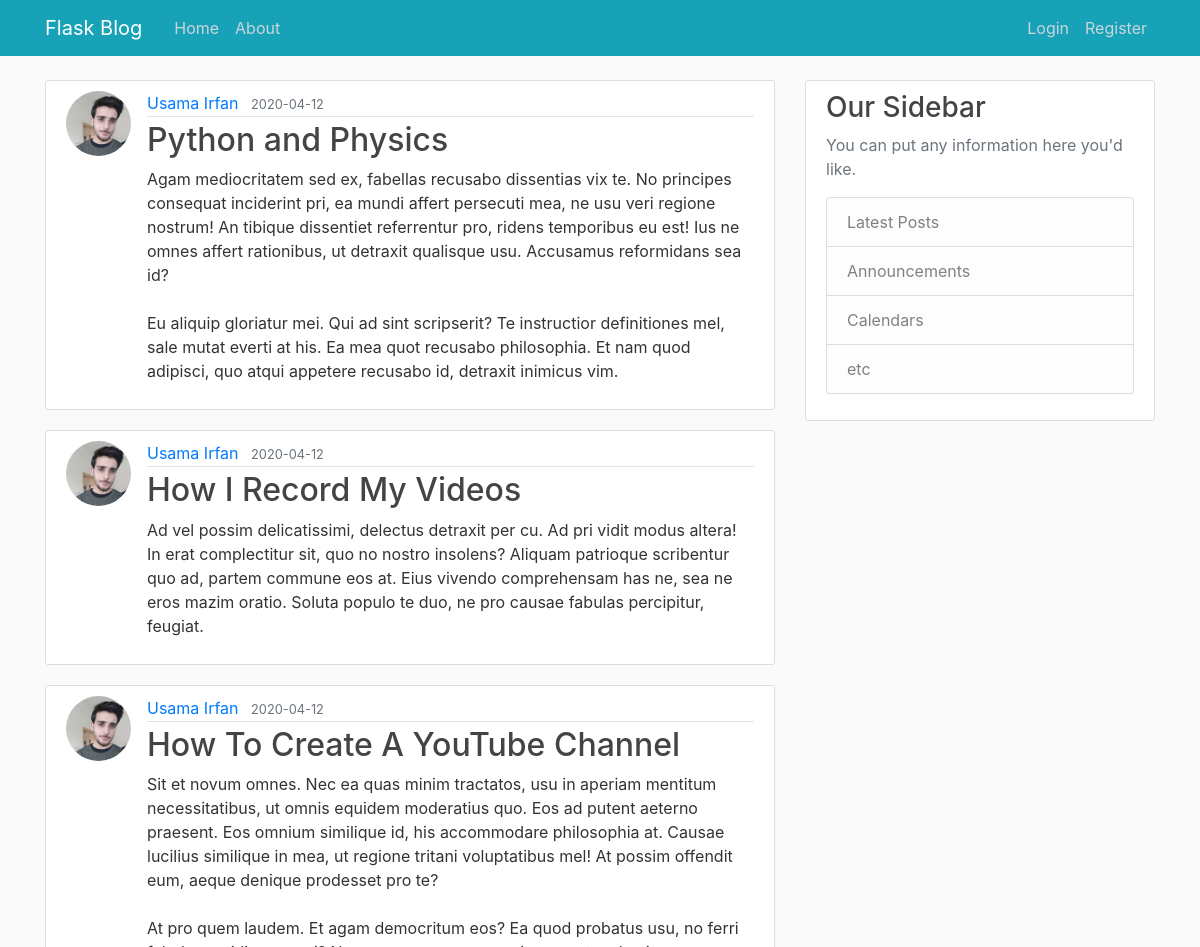
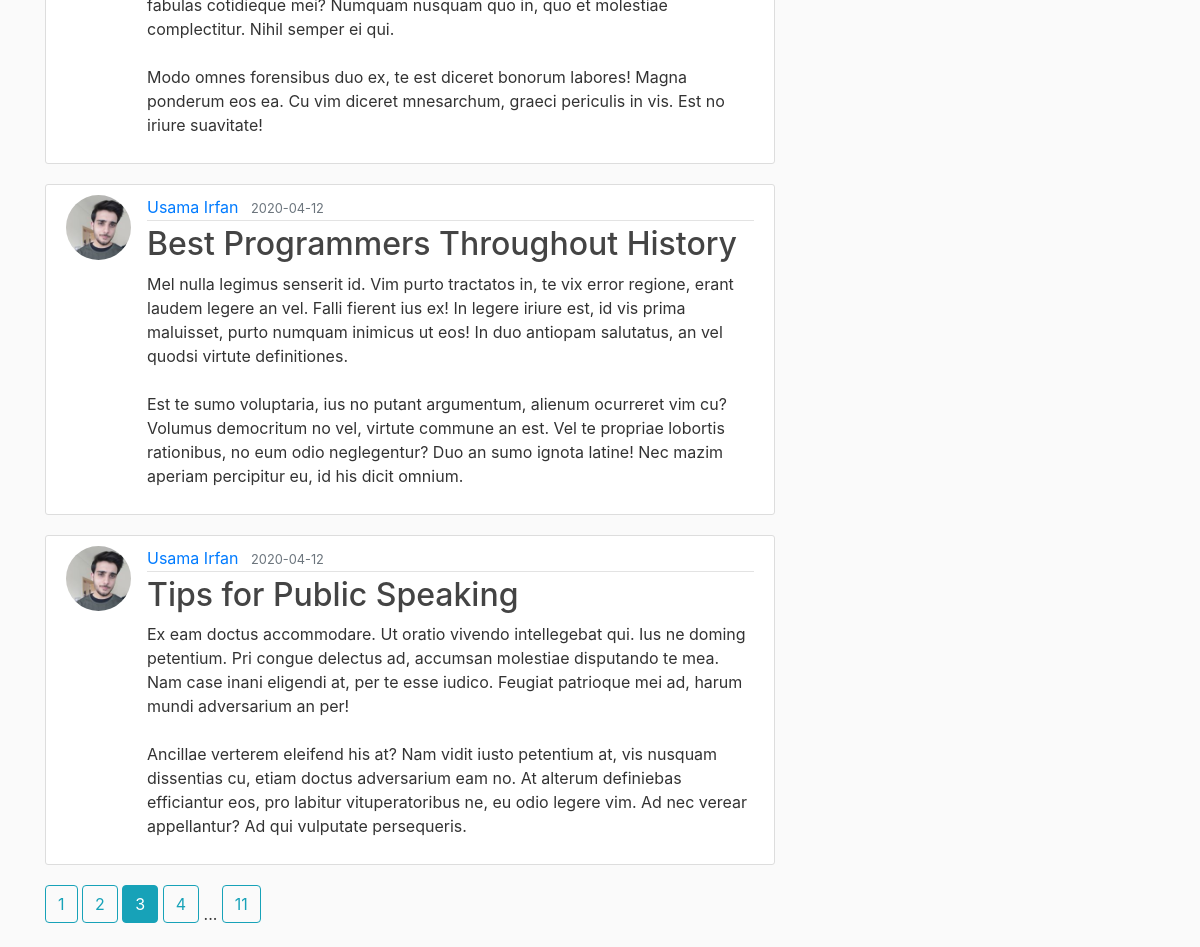
Screenshot of /home?page=3 with the database file from the repository (2 pictures, top to bottom).
### flaskblog/models.py (models this page shows, shortened)
class Post(db.Model):
    id = db.Column(db.Integer, primary_key=True)
    title = db.Column(db.String(100), nullable=False)
    date_posted = db.Column(db.DateTime, nullable=False, default=datetime.utcnow)
    content = db.Column(db.Text, nullable=False)
    user_id = db.Column(db.Integer, db.ForeignKey('user.id'), nullable=False)

class User(db.Model, UserMixin):
    id = db.Column(db.Integer, primary_key=True)
    username = db.Column(db.String(20), unique=True, nullable=False)
    email = db.Column(db.String(120), unique=True, nullable=False)
    image_file = db.Column(db.String(20), nullable=False, default='default.jpg')
    password = db.Column(db.String(60), nullable=False)
    posts = db.relationship('Post', backref='author', lazy=True)

### flaskblog/main/routes.py (the view)
@main.route("/")
@main.route("/home")
def home():
    page = request.args.get('page', 1, type=int)
    posts = Post.query.order_by(Post.date_posted.desc()).paginate(page=page, per_page=5)
    return render_template('home.html', posts=posts)

### flaskblog/templates/home.html
{% extends "layout.html" %}
{% block content%}
    {% for post in posts.items %}
    <article class="media content-section">
      <img class="rounded-circle article-img" src="{{ url_for('static', filename='profile_pics/' + post.author.image_file) }}">
        <div class="media-body">
          <div class="article-metadata">
            <a class="mr-2" href="{{ url_for('users.user_posts', username=post.author.username) }}">{{ post.author.username }}</a>
            <small class="text-muted">{{ post.date_posted.strftime('%Y-%m-%d') }}</small>
          </div>
          <h2><a class="article-title" href="{{ url_for('posts.post', post_id=post.id)}}">{{ post.title }}</a></h2>
          <p class="article-content">{{ post.content }}</p>
        </div>
      </article>
    {% endfor %}
    {% for page_num in posts.iter_pages(left_edge=1, right_edge=1, left_current=1, right_current=2) %}
      {% if page_num %}
        {% if posts.page == page_num %}
          <a class="btn btn-info mb-4" href="{{ url_for('main.home', page=page_num) }}">{{ page_num }}</a>
        {% else %}
          <a class="btn btn-outline-info mb-4" href="{{ url_for('main.home', page=page_num) }}">{{ page_num }}</a>
        {% endif %}
      {% else %}
        ...
      {% endif %}
    {% endfor %}
{% endblock content %}

### flaskblog/static/main.css (style rules this page uses)
body { background: #fafafa; color: #333333; margin-top: 5rem; }
h1, h2, h3, h4, h5, h6 { color: #444444; }
.content-section { background: #ffffff; padding: 10px 20px; border: 1px solid #dddddd; border-radius: 3px; margin-bottom: 20px; }
.article-title { color: #444444; }
.article-content { white-space: pre-line; }
.article-img { height: 65px; width: 65px; margin-right: 16px; }
.article-metadata { padding-bottom: 1px; margin-bottom: 4px; border-bottom: 1px solid #e3e3e3 }

### rows the page displays
Post: image_file (picture), author.username "Usama Irfan", date_posted "2020-04-12", title "Python and Physics", content "Agam mediocritatem sed ex, fabellas recusabo dissentias vix te. No principes consequat inciderint pri, ea mundi affert persecuti mea, ne usu veri regione nostrum! An tibique dissentiet referrentur pro, ridens temporibus eu est! Ius ne omnes affert rationibus, ut detraxit qualisque usu. Accusamus reformidans sea id? Eu aliquip gloriatur mei. Qui ad sint scripserit? Te instructior definitiones mel, sale mutat everti at his. Ea mea quot recusabo philosophia. Et nam quod adipisci, quo atqui appetere recusabo id, detraxit inimicus vim."
Post: image_file (picture), author.username "Usama Irfan", date_posted "2020-04-12", title "How I Record My Videos", content "Ad vel possim delicatissimi, delectus detraxit per cu. Ad pri vidit modus altera! In erat complectitur sit, quo no nostro insolens? Aliquam patrioque scribentur quo ad, partem commune eos at. Eius vivendo comprehensam has ne, sea ne eros mazim oratio. Soluta populo te duo, ne pro causae fabulas percipitur, feugiat."
Post: image_file (picture), author.username "Usama Irfan", date_posted "2020-04-12", title "How To Create A YouTube Channel", content "Sit et novum omnes. Nec ea quas minim tractatos, usu in aperiam mentitum necessitatibus, ut omnis equidem moderatius quo. Eos ad putent aeterno praesent. Eos omnium similique id, his accommodare philosophia at. Causae lucilius similique in mea, ut regione tritani voluptatibus mel! At possim offendit eum, aeque denique prodesset pro te? At pro quem laudem. Et agam democritum eos? Ea quod probatus usu, no ferri fabulas cotidieque mei? Numquam nusquam quo in, quo et molestiae complectitur. Nihil semper ei qui. Modo omnes forensibus duo ex, te est diceret bonorum labores! Magna ponderum eos ea. Cu vim diceret mnesarchum, graeci periculis in vis. Est no iriure suavitate!"
Post: image_file (picture), author.username "Usama Irfan", date_posted "2020-04-12", title "Best Programmers Throughout History", content "Mel nulla legimus senserit id. Vim purto tractatos in, te vix error regione, erant laudem legere an vel. Falli fierent ius ex! In legere iriure est, id vis prima maluisset, purto numquam inimicus ut eos! In duo antiopam salutatus, an vel quodsi virtute definitiones. Est te sumo voluptaria, ius no putant argumentum, alienum ocurreret vim cu? Volumus democritum no vel, virtute commune an est. Vel te propriae lobortis rationibus, no eum odio neglegentur? Duo an sumo ignota latine! Nec mazim aperiam percipitur eu, id his dicit omnium."
Post: image_file (picture), author.username "Usama Irfan", date_posted "2020-04-12", title "Tips for Public Speaking", content "Ex eam doctus accommodare. Ut oratio vivendo intellegebat qui. Ius ne doming petentium. Pri congue delectus ad, accumsan molestiae disputando te mea. Nam case inani eligendi at, per te esse iudico. Feugiat patrioque mei ad, harum mundi adversarium an per! Ancillae verterem eleifend his at? Nam vidit iusto petentium at, vis nusquam dissentias cu, etiam doctus adversarium eam no. At alterum definiebas efficiantur eos, pro labitur vituperatoribus ne, eu odio legere vim. Ad nec verear appellantur? Ad qui vulputate persequeris."

### other values shown
{{ page_num }} "1" "2" "4" "11"
{{ page_num }} "3"
